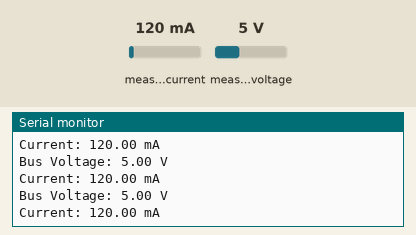
Recording of a sketch running on a simulated Arduino Uno, built with avr-gcc and run on an emulated ATmega328P. Parts: the last lines printed to the serial monitor. Inputs (shaded band) come from the test bench; at power-on: measured current 120 mA, measured voltage 5 V.

Above: at 1.2 s.
1.3 s: measured current set to 40 mA
At 1.9 s:
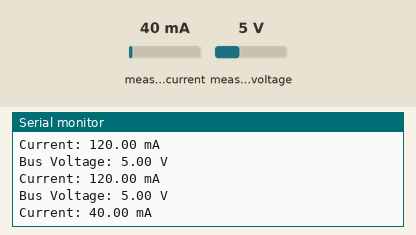
2.8 s: measured voltage set to 0.3 V
At 3.4 s:
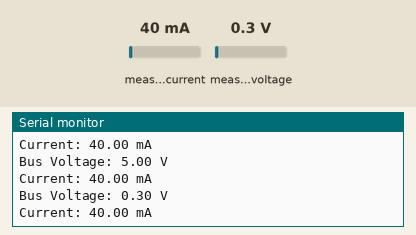
4.3 s: measured current set to 500 mA
At 5.0 s:
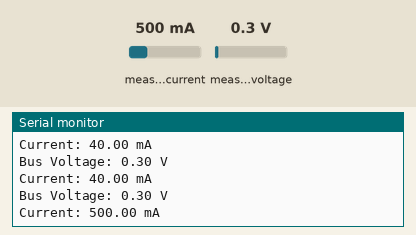
Timing chart, 0 to 7.3 s (numbered marks = the images above; inputs shaded):
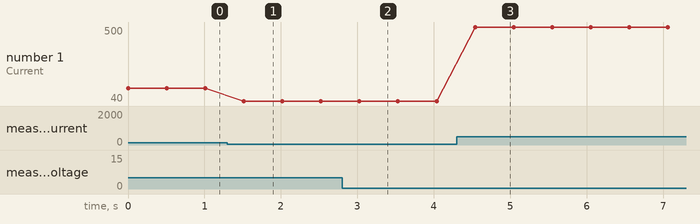

Measured:
- after the input at 1.3 s, the serial monitor: prints a new line after 0.22 s (image 1)
- after the input at 2.8 s, the serial monitor: prints a new line after 0.23 s (image 2)
- after the input at 4.3 s, the serial monitor: prints a new line after 0.24 s (image 3)
- plotted number 1: 120 → 40 after the input at 1.3 s, 40 → 500 after the input at 4.3 s

The sketch:

INA219.ino
```cpp
#include "Adafruit_Sensor.h"
#include "Adafruit_INA219.h"

Adafruit_INA219 ina219;

// INA219 Functions
float readVoltage(){
  float busvoltage = 0;
  busvoltage = ina219.getBusVoltage_V();
  Serial.print("Bus Voltage: ");
  Serial.print(busvoltage);
  Serial.println(" V");

  return busvoltage;
}
float readCurrent(){
  float current_mA = 0;
  current_mA = ina219.getCurrent_mA();
  Serial.print("Current: ");
  Serial.print(current_mA);
  Serial.println(" mA");

  return current_mA;
}

void setup() {
  ina219.begin();
  Serial.begin(115200);
}

void loop() {
  readVoltage();
  readCurrent();
  delay(500);
}
```
